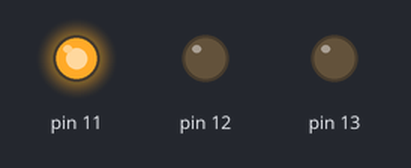
This sketch was run on a simulated Arduino Uno, built with avr-gcc and run on an emulated ATmega328P. Shown: output pins drawn as LEDs (lit = HIGH).

Above: at 0.2 s.
At 0.8 s:
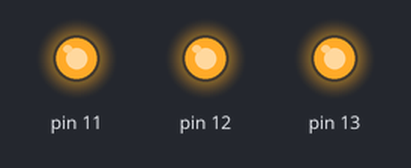
Timing chart, 0 to 2.3 s (numbered marks = the images above):
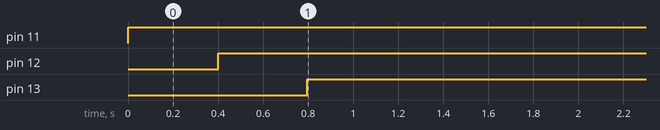

Measured:
- by itself, pin 11: LOW → HIGH at 0.00 s
- by itself, pin 12: LOW → HIGH at 0.40 s
- by itself, pin 13: LOW → HIGH at 0.80 s

The sketch:

sketch_lights_party.ino
```cpp
int firstLED = 11;
int lastLED = 13;
int DELAY = 400;
int INTERVAL = 5;

void setup() {
  // setting up output for LEDs:
  for (int led = firstLED; led < lastLED + 1; led++)
  {
    pinMode(led, OUTPUT);
  }

}

void loop() {
  // light LEDs:
  for (int led = firstLED; led < lastLED + 1; led++)
  {
    digitalWrite(led, HIGH);
    delay(DELAY);
    DELAY -= INTERVAL;
  }


}
```
